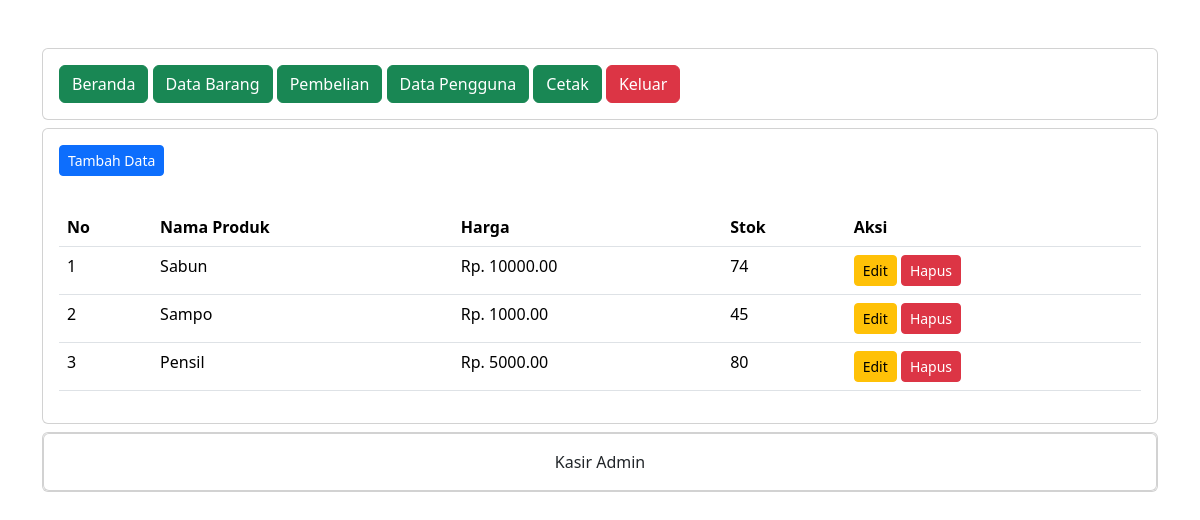
Page /administrator/data_barang.php (signed in) on the committed database.
### tables this page shows
CREATE TABLE `produk` (
  `ProdukID` int(11) NOT NULL,
  `NamaProduk` varchar(255) NOT NULL,
  `Harga` decimal(10,2) NOT NULL,
  `Stok` int(11) NOT NULL
);

### administrator/data_barang.php (the view, shortened to what this page needs)
<?php
include "header.php";
include "navbar.php";
?>
<div class="card mt-2">
    <div class="card-body">
        <button type="button" class="btn btn-primary btn-sm" data-bs-toggle="modal" data-bs-target="#tambah-data">
            Tambah Data
        </button>
    </div>
    <div class="card-body">
        <table class="table">
            <thead>
                <tr>
                    <th>No</th>
                    <th>Nama Produk</th>
                    <th>Harga</th>
                    <th>Stok</th>
                    <th>Aksi</th>
                </tr>
            </thead>
            <tbody>
                <?php
                include '../koneksi.php';
                $no = 1;
                $data = mysqli_query($koneksi, "select * from produk");
                while ($d = mysqli_fetch_array($data)) {
                ?>
                    <tr>
                        <td><?php echo $no++; ?></td>
                        <td><?php echo $d['NamaProduk']; ?></td>
                        <td>Rp. <?php echo $d['Harga']; ?></td>
                        <td><?php echo $d['Stok']; ?></td>
                        <td>
                            <button type="button" class="btn btn-warning btn-sm" data-bs-toggle="modal" data-bs-target="#edit-data<?php echo $d['ProdukID']; ?>">
                                Edit
                            </button>
                            <button type="button" class="btn btn-danger btn-sm" data-bs-toggle="modal" data-bs-target="#hapus-data<?php echo $d['ProdukID']; ?>">
                                Hapus
                            </button>
                        </td>
                    </tr>
                <?php } ?>
            </tbody>
        </table>
    </div>
</div>
<?php
include "footer.php";
?>

### rows in the picture
produk: NamaProduk "Sabun", Harga "10000.00", Stok "74"
produk: NamaProduk "Sampo", Harga "1000.00", Stok "45"
produk: NamaProduk "Pensil", Harga "5000.00", Stok "80"
